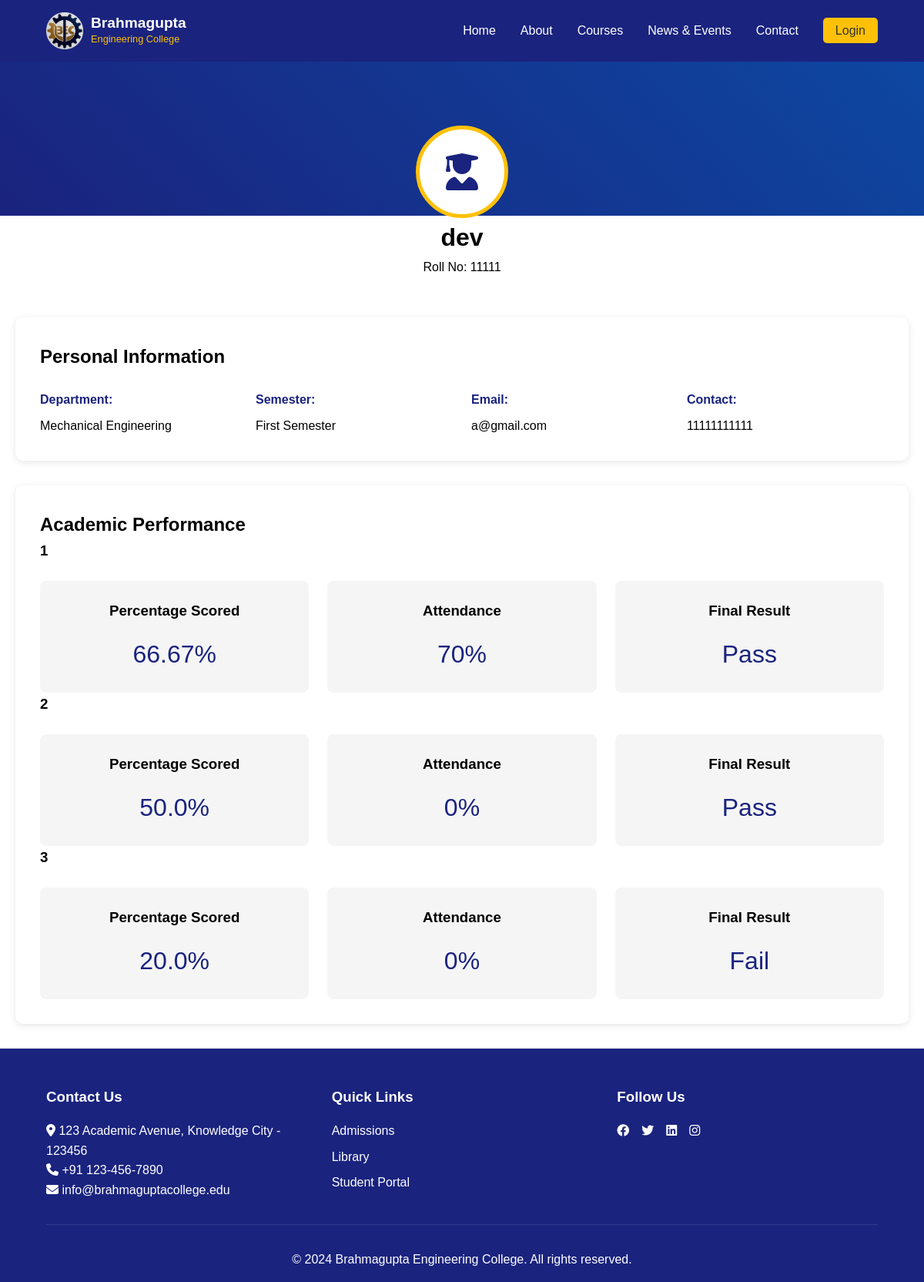
The app's page /studentprofile/2, older data.
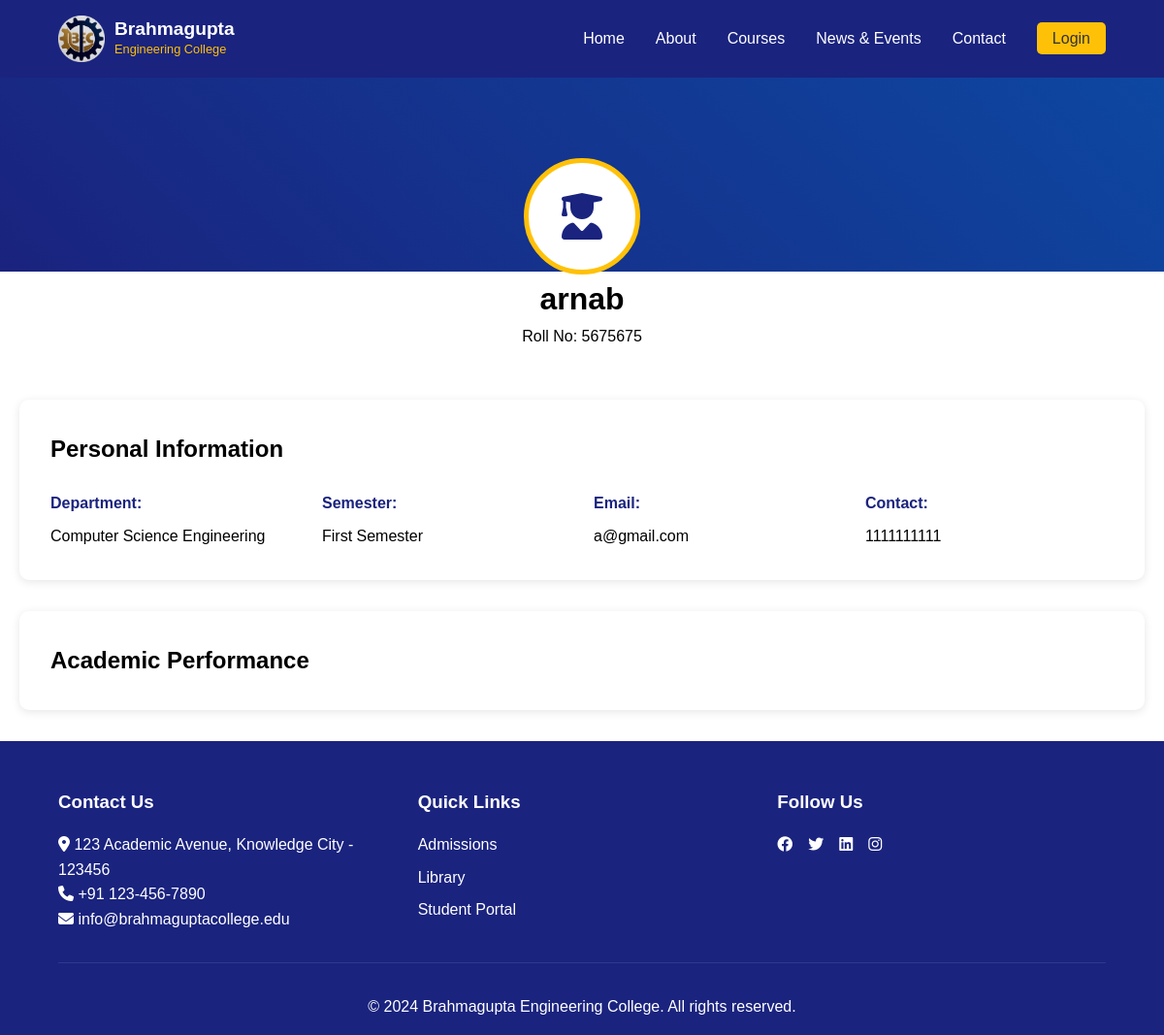
The same page, newer data.
### college/model.py (models this page shows, shortened)
class Student(db.Model):
    id = db.Column(db.Integer, primary_key=True)
    name = db.Column(db.String(100), nullable=False)
    roll = db.Column(db.Integer, nullable=False)
    email = db.Column(db.String(100), unique=True, nullable=False)
    phone = db.Column(db.Integer, nullable=False)
    semester = db.Column(db.Integer, db.ForeignKey('semester.id'), nullable=False)
    dob = db.Column(db.Date, nullable=False)
    gender = db.Column(db.String, nullable=False)
    department = db.Column(db.String, nullable=False)
    address = db.Column(db.String, nullable=False)

class Semester(db.Model):
    id = db.Column(db.Integer, primary_key=True)
    name = db.Column(db.String(100), nullable=False)
    students = db.relationship('Student', backref='semester_', lazy=True)

class Result(db.Model):
    id = db.Column(db.Integer, primary_key=True)
    mark = db.Column(db.Integer, nullable=False)
    outoff = db.Column(db.Integer, nullable=False)
    attendance = db.Column(db.Integer, nullable=False)
    remark = db.Column(db.String(100), nullable=True)
    student_id = db.Column(db.Integer, db.ForeignKey('student.id'), nullable=False)
    semester = db.Column(db.String(100), nullable=False)
    status = db.Column(db.Boolean, nullable=False)

### college/student/route.py (the view)
@app.route("/studentprofile/<id>", methods = ["GET", "POST"])
def student_profile(id):
    student = Student.query.get(id)
    result = Result.query.filter_by(student_id=id).all()
    print(student)
    if not student:
        return "Student not found", 404
    return render_template("student-profile.html", student=student, id=id, results=result)

### college/student/templates/student-profile.html (shortened to what this page needs)
{%extends "base.html"%}
{%block head%}
    <link rel="stylesheet" href="{{url_for('basic.static', filename='css/main.css')}}">
    <link rel="stylesheet" href="https://cdnjs.cloudflare.com/ajax/libs/font-awesome/6.4.0/css/all.min.css">
    {%endblock%}
    {%block content%}
    <main class="profile-page student-profile">
        <div class="profile-header">
            <div class="profile-info">
                <div class="profile-avatar">
                    <i class="fas fa-user-graduate"></i>
                </div>
                <h1>{{student.name}}</h1>
                <p>Roll No: <span id="studentId">{{student.roll}}</span></p>
            </div>
        </div>
        <div class="profile-content">
            <div class="profile-section">
                <h2>Personal Information</h2>
                <div class="info-grid">
                    <div class="info-item">
                        <label>Department:</label>
                        <span>{{student.department}}</span>
                    </div>
                    <div class="info-item">
                        <label>Semester:</label>
                        <span>{{student.semester_.name}}</span>
                    </div>
                    <div class="info-item">
                        <label>Email:</label>
                        <span>{{student.email}}</span>
                    </div>
                    <div class="info-item">
                        <label>Contact:</label>
                        <span>{{student.phone}}</span>
                    </div>
                </div>
            </div>
            <div class="profile-section">
                <h2>Academic Performance</h2>
                {% for result in results %}
                <h3>{{ result.semester }}</h3>
                <div class="academics-grid">
                    <div class="academic-card">
                        <h3>Percentage Scored</h3>
                        <p class="grade">{{ (result.mark / result.outoff * 100) | round(2) }}%</p>
                    </div>
                    <div class="academic-card">
                        <h3>Attendance</h3>
                        <p class="percentage">{{result.attendance}}%</p>
                    </div>
                    <div class="academic-card">
                        <h3>Final Result</h3>
                        <p class="count">{{ 'Pass' if result.status else 'Fail' }}</p>
                    </div>
                </div>
                {%endfor%}
            </div>
        </div>
    </main>
{%endblock%}

### college/basic/templates/base.html (shortened to what this page needs)
<!DOCTYPE html>
<html lang="en">
<head>
    {%block head%}
    {%endblock%}
</head>
<body>
    <nav class="navbar">
        <div class="logo">
            <img src="{{url_for('static', filename='images/icon.png')}}" alt="Brahmagupta Engineering College Logo" width="48">
            <div class="logo-text">
                <h1>Brahmagupta</h1>
                <span>Engineering College</span>
            </div>
        </div>
        <ul class="nav-links">
            <li><a href="/" class="active">Home</a></li>
            <li><a href="/about">About</a></li>
            <li><a href="/programs">Courses</a></li>
            <li><a href="/news">News & Events</a></li>
            <li><a href="/contact">Contact</a></li>
            <li><a href="/login" class="login-btn">Login</a></li>
        </ul>
    </nav>
    {%block content%}
    {%endblock%}
    <footer>
        <div class="footer-content">
            <div class="footer-section">
                <h3>Contact Us</h3>
                <p class="contact-info"></p>
            </div>
            <div class="footer-section">
                <h3>Quick Links</h3>
                <ul>
                    <li><a href="#">Admissions</a></li>
                    <li><a href="#">Library</a></li>
                    <li><a href="/login">Student Portal</a></li>
                </ul>
            </div>
            <div class="footer-section">
                <h3>Follow Us</h3>
                <div class="social-links"></div>
            </div>
        </div>
        <div class="footer-bottom">
            <p>&copy; 2024 Brahmagupta Engineering College. All rights reserved.</p>
        </div>
    </footer>
</body>
</html>

### college/basic/static/css/main.css (style rules this page uses)
:root { --primary-color: #1a237e; --secondary-color: #0d47a1; --accent-color: #ffc107; --text-light: #ffffff; --text-dark: #333333; }
* { margin: 0; padding: 0; box-sizing: border-box; }
body { font-family: Arial, sans-serif; line-height: 1.6; }
.navbar { background-color: var(--primary-color); padding: 1rem 5%; display: flex; justify-content: space-between; align-items: center; position: fixed; width: 100%; top: 0; left: 0; z-index: 1000; }
.logo { display: flex; align-items: center; gap: 10px; }
.logo-text { display: flex; flex-direction: column; }
.logo-text h1 { font-size: 1.2rem; line-height: 1.2; color: var(--text-light); }
.logo-text span { font-size: 0.8rem; color: var(--accent-color); }
.nav-links { display: flex; list-style: none; gap: 2rem; }
.nav-links a { color: var(--text-light); text-decoration: none; font-weight: 500; transition: color 0.3s; }
.login-btn { background-color: var(--accent-color); padding: 0.5rem 1rem; border-radius: 5px; color: var(--text-dark) !important; }
footer { background-color: var(--primary-color); color: var(--text-light); padding: 3rem 5% 1rem; }
.footer-content { display: grid; grid-template-columns: repeat(auto-fit, minmax(250px, 1fr)); gap: 2rem; margin-bottom: 2rem; }
.footer-section h3 { margin-bottom: 1rem; }
.footer-section ul { list-style: none; }
.footer-section ul li { margin-bottom: 0.5rem; }
.footer-section a { color: var(--text-light); text-decoration: none; }
.social-links { display: flex; gap: 1rem; }
.footer-bottom { text-align: center; padding-top: 2rem; border-top: 1px solid rgba(255, 255, 255, 0.1); }
.profile-page { padding-top: 80px; }
.profile-header { position: relative; height: 300px; }
.profile-info { position: absolute; bottom: 0; left: 50%; transform: translateX(-50%); text-align: center; width: 100%; padding: 20px; }
.profile-avatar { width: 120px; height: 120px; background: white; border-radius: 50%; margin: 0 auto; display: flex; align-items: center; justify-content: center; border: 5px solid var(--accent-color); margin-top: -60px; }
.profile-avatar i { font-size: 3rem; color: var(--primary-color); }
.profile-content { max-width: 1200px; margin: 2rem auto; padding: 0 20px; }
.profile-section { background: white; border-radius: 10px; padding: 2rem; margin-bottom: 2rem; box-shadow: 0 2px 10px rgba(0,0,0,0.1); }
.info-grid { display: grid; grid-template-columns: repeat(auto-fit, minmax(250px, 1fr)); gap: 1.5rem; margin-top: 1.5rem; }
.info-item { display: flex; flex-direction: column; gap: 0.5rem; }
.info-item label { font-weight: bold; color: var(--primary-color); }

Row changes from the older to the newer data that the page shows:
removed Result: semester "1", (result.mark/result.outoff*100)|round(2) "66.67", attendance "70", status "Pass"
removed Result: semester "2", (result.mark/result.outoff*100)|round(2) "50.0", attendance "0", status "Pass"
removed Result: semester "3", (result.mark/result.outoff*100)|round(2) "20.0", attendance "0", status "Fail"
changed Student "a@gmail.com": name "dev" → "arnab"; roll "11111" → "5675675"; department "Mechanical Engineering" → "Computer Science Engineering"; phone "11111111111" → "1111111111"
